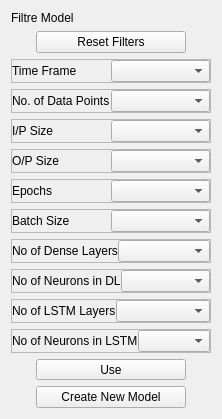
         <widget class="QWidget" name="filtering_model">
          <layout class="QVBoxLayout" name="verticalLayout_12">
           <item>
            <widget class="QLabel" name="label_37">
             <property name="enabled">
              <bool>true</bool>
             </property>
             <property name="maximumSize">
              <size>
               <width>16777215</width>
               <height>30</height>
              </size>
             </property>
             <property name="text">
              <string>Filtre Model</string>
             </property>
             <property name="scaledContents">
              <bool>false</bool>
             </property>
            </widget>
           </item>
           <item alignment="Qt::AlignHCenter">
            <widget class="QPushButton" name="reset_filters_button">
             <property name="enabled">
              <bool>true</bool>
             </property>
             <property name="minimumSize">
              <size>
               <width>150</width>
               <height>6</height>
              </size>
             </property>
             <property name="maximumSize">
              <size>
               <width>150</width>
               <height>16777215</height>
              </size>
             </property>
             <property name="text">
              <string>Reset Filters</string>
             </property>
             <property name="flat">
              <bool>false</bool>
             </property>
            </widget>
           </item>
           <item>
            <widget class="QFrame" name="frame_2">
             <property name="maximumSize">
              <size>
               <width>16777215</width>
               <height>40</height>
              </size>
             </property>
             <property name="frameShape">
              <enum>QFrame::StyledPanel</enum>
             </property>
             <property name="frameShadow">
              <enum>QFrame::Raised</enum>
             </property>
             <layout class="QHBoxLayout">
              <property name="spacing">
               <number>0</number>
              </property>
              <property name="leftMargin">
               <number>0</number>
              </property>
              <property name="topMargin">
               <number>0</number>
              </property>
              <property name="rightMargin">
               <number>0</number>
              </property>
              <property name="bottomMargin">
               <number>0</number>
              </property>
              <item>
               <widget class="QLabel" name="label_38">
                <property name="text">
                 <string>Time Frame</string>
                </property>
               </widget>
              </item>
              <item>
               <widget class="QComboBox" name="time_frame_cb">
                <property name="styleSheet">
                 <string notr="true"/>
                </property>
               </widget>
              </item>
             </layout>
            </widget>
           </item>
           <item>
            <widget class="QFrame" name="frame_44">
             <property name="maximumSize">
              <size>
               <width>16777215</width>
               <height>40</height>
              </size>
             </property>
             <property name="frameShape">
              <enum>QFrame::StyledPanel</enum>
             </property>
             <property name="frameShadow">
              <enum>QFrame::Raised</enum>
             </property>
             <layout class="QHBoxLayout" name="_10">
              <property name="spacing">
               <number>0</number>
              </property>
              <property name="leftMargin">
               <number>0</number>
              </property>
              <property name="topMargin">
               <number>0</number>
              </property>
              <property name="rightMargin">
               <number>0</number>
              </property>
              <property name="bottomMargin">
               <number>0</number>
              </property>
              <item>
               <widget class="QLabel" name="label_47">
                <property name="text">
                 <string>No. of Data Points</string>
                </property>
               </widget>
              </item>
              <item>
               <widget class="QComboBox" name="no_of_data_points_cb"/>
              </item>
             </layout>
            </widget>
           </item>
           <item>
            <widget class="QFrame" name="frame_36">
             <property name="maximumSize">
              <size>
               <width>16777215</width>
               <height>40</height>
              </size>
             </property>
             <property name="frameShape">
              <enum>QFrame::StyledPanel</enum>
             </property>
             <property name="frameShadow">
              <enum>QFrame::Raised</enum>
             </property>
             <layout class="QHBoxLayout" name="_2">
              <property name="spacing">
               <number>0</number>
              </property>
              <property name="leftMargin">
               <number>0</number>
              </property>
              <property name="topMargin">
               <number>0</number>
              </property>
              <property name="rightMargin">
               <number>0</number>
              </property>
              <property name="bottomMargin">
               <number>0</number>
              </property>
              <item>
               <widget class="QLabel" name="label_39">
                <property name="text">
                 <string>I/P Size</string>
                </property>
               </widget>
              </item>
              <item>
               <widget class="QComboBox" name="input_size_cb"/>
              </item>
             </layout>
            </widget>
           </item>
           <item>
            <widget class="QFrame" name="frame_37">
             <property name="maximumSize">
              <size>
               <width>16777215</width>
               <height>40</height>
              </size>
             </property>
             <property name="frameShape">
              <enum>QFrame::StyledPanel</enum>
             </property>
             <property name="frameShadow">
              <enum>QFrame::Raised</enum>
             </property>
             <layout class="QHBoxLayout" name="_3">
              <property name="spacing">
               <number>0</number>
              </property>
              <property name="leftMargin">
               <number>0</number>
              </property>
              <property name="topMargin">
               <number>0</number>
              </property>
              <property name="rightMargin">
               <number>0</number>
              </property>
              <property name="bottomMargin">
               <number>0</number>
              </property>
              <item>
               <widget class="QLabel" name="label_40">
                <property name="text">
                 <string>O/P Size</string>
                </property>
               </widget>
              </item>
              <item>
               <widget class="QComboBox" name="output_size_cb"/>
              </item>
             </layout>
            </widget>
           </item>
           <item>
            <widget class="QFrame" name="frame_38">
             <property name="maximumSize">
              <size>
               <width>16777215</width>
               <height>40</height>
              </size>
             </property>
             <property name="frameShape">
              <enum>QFrame::StyledPanel</enum>
             </property>
             <property name="frameShadow">
              <enum>QFrame::Raised</enum>
             </property>
             <layout class="QHBoxLayout" name="_4">
              <property name="spacing">
               <number>0</number>
              </property>
              <property name="leftMargin">
               <number>0</number>
              </property>
              <property name="topMargin">
               <number>0</number>
              </property>
              <property name="rightMargin">
               <number>0</number>
              </property>
              <property name="bottomMargin">
               <number>0</number>
              </property>
              <item>
               <widget class="QLabel" name="label_41">
                <property name="text">
                 <string>Epochs</string>
                </property>
               </widget>
              </item>
              <item>
               <widget class="QComboBox" name="epochs_cb"/>
              </item>
             </layout>
            </widget>
           </item>
           <item>
            <widget class="QFrame" name="frame_39">
             <property name="maximumSize">
              <size>
               <width>16777215</width>
               <height>40</height>
              </size>
             </property>
             <property name="frameShape">
              <enum>QFrame::StyledPanel</enum>
             </property>
             <property name="frameShadow">
              <enum>QFrame::Raised</enum>
             </property>
             <layout class="QHBoxLayout" name="_5">
              <property name="spacing">
               <number>0</number>
              </property>
              <property name="leftMargin">
               <number>0</number>
              </property>
              <property name="topMargin">
               <number>0</number>
              </property>
              <property name="rightMargin">
               <number>0</number>
              </property>
              <property name="bottomMargin">
               <number>0</number>
              </property>
              <item>
               <widget class="QLabel" name="label_42">
                <property name="text">
                 <string>Batch Size</string>
                </property>
               </widget>
              </item>
              <item>
               <widget class="QComboBox" name="batch_size_cb"/>
              </item>
             </layout>
            </widget>
           </item>
           <item>
            <widget class="QFrame" name="frame_42">
             <property name="maximumSize">
              <size>
               <width>16777215</width>
               <height>40</height>
              </size>
             </property>
             <property name="frameShape">
              <enum>QFrame::StyledPanel</enum>
             </property>
             <property name="frameShadow">
              <enum>QFrame::Raised</enum>
             </property>
             <layout class="QHBoxLayout" name="_8">
              <property name="spacing">
               <number>0</number>
              </property>
              <property name="leftMargin">
               <number>0</number>
              </property>
              <property name="topMargin">
               <number>0</number>
              </property>
              <property name="rightMargin">
               <number>0</number>
              </property>
              <property name="bottomMargin">
               <number>0</number>
              </property>
              <item>
               <widget class="QLabel" name="label_45">
                <property name="text">
                 <string>No of Dense Layers</string>
                </property>
               </widget>
              </item>
              <item>
               <widget class="QComboBox" name="no_of_dense_layers_cb"/>
              </item>
             </layout>
            </widget>
           </item>
           <item>
            <widget class="QFrame" name="frame_40">
             <property name="maximumSize">
              <size>
               <width>16777215</width>
               <height>40</height>
              </size>
             </property>
             <property name="frameShape">
              <enum>QFrame::StyledPanel</enum>
             </property>
             <property name="frameShadow">
              <enum>QFrame::Raised</enum>
             </property>
             <layout class="QHBoxLayout" name="_6">
              <property name="spacing">
               <number>0</number>
              </property>
              <property name="leftMargin">
               <number>0</number>
              </property>
              <property name="topMargin">
               <number>0</number>
              </property>
              <property name="rightMargin">
               <number>0</number>
              </property>
              <property name="bottomMargin">
               <number>0</number>
              </property>
              <item>
               <widget class="QLabel" name="label_43">
                <property name="text">
                 <string>No of Neurons in DL</string>
                </property>
               </widget>
              </item>
              <item>
               <widget class="QComboBox" name="no_of_dense_neurons_cb"/>
              </item>
             </layout>
            </widget>
           </item>
           <item>
            <widget class="QFrame" name="frame_43">
             <property name="maximumSize">
              <size>
               <width>16777215</width>
               <height>40</height>
              </size>
             </property>
             <property name="frameShape">
              <enum>QFrame::StyledPanel</enum>
             </property>
             <property name="frameShadow">
              <enum>QFrame::Raised</enum>
             </property>
             <layout class="QHBoxLayout" name="_9">
              <property name="spacing">
               <number>0</number>
              </property>
              <property name="leftMargin">
               <number>0</number>
              </property>
              <property name="topMargin">
               <number>0</number>
              </property>
              <property name="rightMargin">
               <number>0</number>
              </property>
              <property name="bottomMargin">
               <number>0</number>
              </property>
              <item>
               <widget class="QLabel" name="label_46">
                <property name="text">
                 <string>No of LSTM Layers</string>
                </property>
               </widget>
              </item>
              <item>
               <widget class="QComboBox" name="no_of_lstm_layers_cb"/>
              </item>
             </layout>
            </widget>
           </item>
           <item>
            <widget class="QFrame" name="frame_41">
             <property name="maximumSize">
              <size>
               <width>16777215</width>
               <height>40</height>
              </size>
             </property>
             <property name="frameShape">
              <enum>QFrame::StyledPanel</enum>
             </property>
             <property name="frameShadow">
              <enum>QFrame::Raised</enum>
             </property>
             <layout class="QHBoxLayout" name="_7">
              <property name="spacing">
               <number>0</number>
              </property>
              <property name="leftMargin">
               <number>0</number>
              </property>
              <property name="topMargin">
               <number>0</number>
              </property>
              <property name="rightMargin">
               <number>0</number>
              </property>
              <property name="bottomMargin">
               <number>0</number>
              </property>
              <item>
               <widget class="QLabel" name="label_44">
                <property name="text">
                 <string>No of Neurons in LSTM</string>
                </property>
               </widget>
              </item>
              <item>
               <widget class="QComboBox" name="no_of_lstm_neurons_cb"/>
              </item>
             </layout>
            </widget>
           </item>
           <item alignment="Qt::AlignHCenter">
            <widget class="QPushButton" name="use_button">
             <property name="minimumSize">
              <size>
               <width>150</width>
               <height>0</height>
              </size>
             </property>
             <property name="maximumSize">
              <size>
               <width>150</width>
               <height>21</height>
              </size>
             </property>
             <property name="text">
              <string>Use</string>
             </property>
            </widget>
           </item>
           <item alignment="Qt::AlignHCenter">
            <widget class="QPushButton" name="create_new_model_button">
             <property name="minimumSize">
              <size>
               <width>150</width>
               <height>0</height>
              </size>
             </property>
             <property name="maximumSize">
              <size>
               <width>150</width>
               <height>24</height>
              </size>
             </property>
             <property name="text">
              <string>Create New Model</string>
             </property>
            </widget>
           </item>
          </layout>
         </widget>
